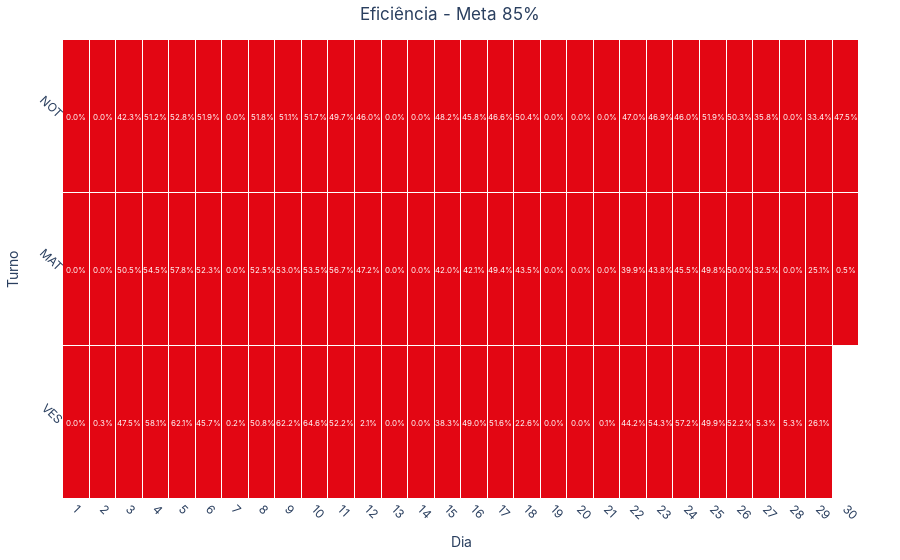

Notebook code for this chart:
### Markdown cell above
# Gráficos

### Code cell
# cSpell: disable=invalid-name
def test(dataframe, meta):
    # Converter 'data_registro' para datetime e criar uma nova coluna 'data_turno'
    dataframe["data_registro"] = pd.to_datetime(dataframe["data_registro"])
    dataframe["data_turno"] = dataframe["data_registro"].dt.strftime("%Y-%m-%d")

    # Agrupar por 'data_turno' e 'turno' e calcular a média da eficiência
    df_grouped = (
        dataframe.groupby(["data_turno", "turno"], observed=False)["eficiencia"]
        .mean()
        .reset_index()
    )

    # Remodelar os dados para o formato de heatmap
    df_pivot = df_grouped.pivot(index="turno", columns="data_turno", values="eficiencia")

    # Reordenar o índice do DataFrame
    df_pivot = df_pivot.reindex(["VES", "MAT", "NOT"])

    # Criar escala de cores personalizada - cores do bootstrap
    colors = [
        [0, "#e30613"],
        [0.9, "#e30613"],
        [0.9, "#00a13a"],
        [1, "#00a13a"],
    ]

    # Extrair apenas o dia da data
    df_pivot.columns = pd.to_datetime(df_pivot.columns).day

    # Criar o gráfico de calor
    fig = go.Figure(
        data=go.Heatmap(
            z=df_pivot.values,
            x=df_pivot.columns,
            y=df_pivot.index,
            colorscale=colors,
            zmin=0,
            zmax=1,  # Escala de valores de 0 a 1
            hoverongaps=False,
            hovertemplate="Turno: %{y}<br>Dia: %{x}<br>Valor: %{z:.1%}",
            showscale=False,  # Não mostrar a escala de cores
            xgap=1,  # Espaçamento entre os dias
            ygap=1,  # Espaçamento entre os turnos
        )
    )

    # Adicionar anotações com a média da eficiência
    for (i, j), value in np.ndenumerate(df_pivot.values):
        fig.add_annotation(
            x=df_pivot.columns[j],
            y=df_pivot.index[i],
            text=f"{value:.1%}",
            showarrow=False,
            font=dict(color="white", size=8),
        )

    # Definir o título do gráfico
    fig.update_layout(
        title=f"Eficiência - Meta {meta}%",
        xaxis_title="Dia",
        yaxis_title="Turno",
        title_x=0.5,  # Centralizar o título
        xaxis_nticks=31,  # Definir o número de dias
        xaxis=dict(
            tickmode="linear",
            tickvals=list(range(1, 32)),  # Definir os dias
            ticktext=list(range(1, 32)),  # Definir os dias
            tickangle=45,  # Rotacionar os dias
        ),
        yaxis=dict(
            tickmode="linear",
            tickangle=45,
        ),
        plot_bgcolor="white",
        margin=dict(t=40, b=40, l=40, r=40),
        font=dict({"family": "Inter"}),
    )

    fig.show()


test(df_eff, 85)

### Figure 1 — Plotly figure (JSON) as saved in the notebook; plotly's stock layout.template omitted (floating-point values rounded to 4 significant figures)
{"data": [{"colorscale": [[0, "#e30613"], [0.9, "#e30613"], [0.9, "#00a13a"], [1, "#00a13a"]], "hoverongaps": false, "hovertemplate": "Turno: %{y}<br>Dia: %{x}<br>Valor: %{z:.1%}", "showscale": false, "type": "heatmap", "x": [1, 2, 3, 4, 5, 6, 7, 8, 9, 10, 11, 12, 13, 14, 15, 16, 17, 18, 19, 20, 21, 22, 23, 24, 25, 26, 27, 28, 29, 30], "xgap": 1, "y": ["VES", "MAT", "NOT"], "ygap": 1, "z": [[0, 0.002906, 0.4755, 0.5806, 0.6208, 0.4566, 0.002302, 0.5084, 0.6219, 0.6461, 0.5216, 0.02051, 0, 0.0001209, 0.3834, 0.4895, 0.5164, 0.2261, 9.827e-05, 0, 0.0009827, 0.4416, 0.5431, 0.5716, 0.4989, 0.5221, 0.05346, 0.05296, 0.2605, null], [0, 0, 0.5054, 0.545, 0.5782, 0.5232, 0, 0.5247, 0.5297, 0.535, 0.5671, 0.4724, 0, 0, 0.4204, 0.4207, 0.4939, 0.4347, 0, 0, 0, 0.3987, 0.4376, 0.4554, 0.4985, 0.5, 0.325, 0, 0.2513, 0.004992], [0, 0, 0.4231, 0.5122, 0.5285, 0.5188, 0, 0.5184, 0.5113, 0.5173, 0.4972, 0.4601, 0, 0, 0.4817, 0.458, 0.4659, 0.5044, 0, 0, 1.512e-05, 0.4696, 0.469, 0.4597, 0.5188, 0.503, 0.358, 0, 0.3343, 0.4748]], "zmax": 1, "zmin": 0}], "layout": {"annotations": [{"font": {"color": "white", "size": 8}, "showarrow": false, "text": "0.0%", "x": 1, "y": "VES"}, {"font": {"color": "white", "size": 8}, "showarrow": false, "text": "0.3%", "x": 2, "y": "VES"}, {"font": {"color": "white", "size": 8}, "showarrow": false, "text": "47.5%", "x": 3, "y": "VES"}, {"font": {"color": "white", "size": 8}, "showarrow": false, "text": "58.1%", "x": 4, "y": "VES"}, {"font": {"color": "white", "size": 8}, "showarrow": false, "text": "62.1%", "x": 5, "y": "VES"}, {"font": {"color": "white", "size": 8}, "showarrow": false, "text": "45.7%", "x": 6, "y": "VES"}, {"font": {"color": "white", "size": 8}, "showarrow": false, "text": "0.2%", "x": 7, "y": "VES"}, {"font": {"color": "white", "size": 8}, "showarrow": false, "text": "50.8%", "x": 8, "y": "VES"}, {"font": {"color": "white", "size": 8}, "showarrow": false, "text": "62.2%", "x": 9, "y": "VES"}, {"font": {"color": "white", "size": 8}, "showarrow": false, "text": "64.6%", "x": 10, "y": "VES"}, {"font": {"color": "white", "size": 8}, "showarrow": false, "text": "52.2%", "x": 11, "y": "VES"}, {"font": {"color": "white", "size": 8}, "showarrow": false, "text": "2.1%", "x": 12, "y": "VES"}, {"font": {"color": "white", "size": 8}, "showarrow": false, "text": "0.0%", "x": 13, "y": "VES"}, {"font": {"color": "white", "size": 8}, "showarrow": false, "text": "0.0%", "x": 14, "y": "VES"}, {"font": {"color": "white", "size": 8}, "showarrow": false, "text": "38.3%", "x": 15, "y": "VES"}, {"font": {"color": "white", "size": 8}, "showarrow": false, "text": "49.0%", "x": 16, "y": "VES"}, {"font": {"color": "white", "size": 8}, "showarrow": false, "text": "51.6%", "x": 17, "y": "VES"}, {"font": {"color": "white", "size": 8}, "showarrow": false, "text": "22.6%", "x": 18, "y": "VES"}, {"font": {"color": "white", "size": 8}, "showarrow": false, "text": "0.0%", "x": 19, "y": "VES"}, {"font": {"color": "white", "size": 8}, "showarrow": false, "text": "0.0%", "x": 20, "y": "VES"}, {"font": {"color": "white", "size": 8}, "showarrow": false, "text": "0.1%", "x": 21, "y": "VES"}, {"font": {"color": "white", "size": 8}, "showarrow": false, "text": "44.2%", "x": 22, "y": "VES"}, {"font": {"color": "white", "size": 8}, "showarrow": false, "text": "54.3%", "x": 23, "y": "VES"}, {"font": {"color": "white", "size": 8}, "showarrow": false, "text": "57.2%", "x": 24, "y": "VES"}, {"font": {"color": "white", "size": 8}, "showarrow": false, "text": "49.9%", "x": 25, "y": "VES"}, {"font": {"color": "white", "size": 8}, "showarrow": false, "text": "52.2%", "x": 26, "y": "VES"}, {"font": {"color": "white", "size": 8}, "showarrow": false, "text": "5.3%", "x": 27, "y": "VES"}, {"font": {"color": "white", "size": 8}, "showarrow": false, "text": "5.3%", "x": 28, "y": "VES"}, {"font": {"color": "white", "size": 8}, "showarrow": false, "text": "26.1%", "x": 29, "y": "VES"}, {"font": {"color": "white", "size": 8}, "showarrow": false, "text": "nan%", "x": 30, "y": "VES"}, {"font": {"color": "white", "size": 8}, "showarrow": false, "text": "0.0%", "x": 1, "y": "MAT"}, {"font": {"color": "white", "size": 8}, "showarrow": false, "text": "0.0%", "x": 2, "y": "MAT"}, {"font": {"color": "white", "size": 8}, "showarrow": false, "text": "50.5%", "x": 3, "y": "MAT"}, {"font": {"color": "white", "size": 8}, "showarrow": false, "text": "54.5%", "x": 4, "y": "MAT"}, {"font": {"color": "white", "size": 8}, "showarrow": false, "text": "57.8%", "x": 5, "y": "MAT"}, {"font": {"color": "white", "size": 8}, "showarrow": false, "text": "52.3%", "x": 6, "y": "MAT"}, {"font": {"color": "white", "size": 8}, "showarrow": false, "text": "0.0%", "x": 7, "y": "MAT"}, {"font": {"color": "white", "size": 8}, "showarrow": false, "text": "52.5%", "x": 8, "y": "MAT"}, {"font": {"color": "white", "size": 8}, "showarrow": false, "text": "53.0%", "x": 9, "y": "MAT"}, {"font": {"color": "white", "size": 8}, "showarrow": false, "text": "53.5%", "x": 10, "y": "MAT"}, {"font": {"color": "white", "size": 8}, "showarrow": false, "text": "56.7%", "x": 11, "y": "MAT"}, {"font": {"color": "white", "size": 8}, "showarrow": false, "text": "47.2%", "x": 12, "y": "MAT"}, {"font": {"color": "white", "size": 8}, "showarrow": false, "text": "0.0%", "x": 13, "y": "MAT"}, {"font": {"color": "white", "size": 8}, "showarrow": false, "text": "0.0%", "x": 14, "y": "MAT"}, {"font": {"color": "white", "size": 8}, "showarrow": false, "text": "42.0%", "x": 15, "y": "MAT"}, {"font": {"color": "white", "size": 8}, "showarrow": false, "text": "42.1%", "x": 16, "y": "MAT"}, {"font": {"color": "white", "size": 8}, "showarrow": false, "text": "49.4%", "x": 17, "y": "MAT"}, {"font": {"color": "white", "size": 8}, "showarrow": false, "text": "43.5%", "x": 18, "y": "MAT"}, {"font": {"color": "white", "size": 8}, "showarrow": false, "text": "0.0%", "x": 19, "y": "MAT"}, {"font": {"color": "white", "size": 8}, "showarrow": false, "text": "0.0%", "x": 20, "y": "MAT"}, {"font": {"color": "white", "size": 8}, "showarrow": false, "text": "0.0%", "x": 21, "y": "MAT"}, {"font": {"color": "white", "size": 8}, "showarrow": false, "text": "39.9%", "x": 22, "y": "MAT"}, {"font": {"color": "white", "size": 8}, "showarrow": false, "text": "43.8%", "x": 23, "y": "MAT"}, {"font": {"color": "white", "size": 8}, "showarrow": false, "text": "45.5%", "x": 24, "y": "MAT"}, {"font": {"color": "white", "size": 8}, "showarrow": false, "text": "49.8%", "x": 25, "y": "MAT"}, {"font": {"color": "white", "size": 8}, "showarrow": false, "text": "50.0%", "x": 26, "y": "MAT"}, {"font": {"color": "white", "size": 8}, "showarrow": false, "text": "32.5%", "x": 27, "y": "MAT"}, {"font": {"color": "white", "size": 8}, "showarrow": false, "text": "0.0%", "x": 28, "y": "MAT"}, {"font": {"color": "white", "size": 8}, "showarrow": false, "text": "25.1%", "x": 29, "y": "MAT"}, {"font": {"color": "white", "size": 8}, "showarrow": false, "text": "0.5%", "x": 30, "y": "MAT"}, {"font": {"color": "white", "size": 8}, "showarrow": false, "text": "0.0%", "x": 1, "y": "NOT"}, {"font": {"color": "white", "size": 8}, "showarrow": false, "text": "0.0%", "x": 2, "y": "NOT"}, {"font": {"color": "white", "size": 8}, "showarrow": false, "text": "42.3%", "x": 3, "y": "NOT"}, {"font": {"color": "white", "size": 8}, "showarrow": false, "text": "51.2%", "x": 4, "y": "NOT"}, {"font": {"color": "white", "size": 8}, "showarrow": false, "text": "52.8%", "x": 5, "y": "NOT"}, {"font": {"color": "white", "size": 8}, "showarrow": false, "text": "51.9%", "x": 6, "y": "NOT"}, {"font": {"color": "white", "size": 8}, "showarrow": false, "text": "0.0%", "x": 7, "y": "NOT"}, {"font": {"color": "white", "size": 8}, "showarrow": false, "text": "51.8%", "x": 8, "y": "NOT"}, {"font": {"color": "white", "size": 8}, "showarrow": false, "text": "51.1%", "x": 9, "y": "NOT"}, {"font": {"color": "white", "size": 8}, "showarrow": false, "text": "51.7%", "x": 10, "y": "NOT"}, {"font": {"color": "white", "size": 8}, "showarrow": false, "text": "49.7%", "x": 11, "y": "NOT"}, {"font": {"color": "white", "size": 8}, "showarrow": false, "text": "46.0%", "x": 12, "y": "NOT"}, {"font": {"color": "white", "size": 8}, "showarrow": false, "text": "0.0%", "x": 13, "y": "NOT"}, {"font": {"color": "white", "size": 8}, "showarrow": false, "text": "0.0%", "x": 14, "y": "NOT"}, {"font": {"color": "white", "size": 8}, "showarrow": false, "text": "48.2%", "x": 15, "y": "NOT"}, {"font": {"color": "white", "size": 8}, "showarrow": false, "text": "45.8%", "x": 16, "y": "NOT"}, {"font": {"color": "white", "size": 8}, "showarrow": false, "text": "46.6%", "x": 17, "y": "NOT"}, {"font": {"color": "white", "size": 8}, "showarrow": false, "text": "50.4%", "x": 18, "y": "NOT"}, {"font": {"color": "white", "size": 8}, "showarrow": false, "text": "0.0%", "x": 19, "y": "NOT"}, {"font": {"color": "white", "size": 8}, "showarrow": false, "text": "0.0%", "x": 20, "y": "NOT"}, {"font": {"color": "white", "size": 8}, "showarrow": false, "text": "0.0%", "x": 21, "y": "NOT"}, {"font": {"color": "white", "size": 8}, "showarrow": false, "text": "47.0%", "x": 22, "y": "NOT"}, {"font": {"color": "white", "size": 8}, "showarrow": false, "text": "46.9%", "x": 23, "y": "NOT"}, {"font": {"color": "white", "size": 8}, "showarrow": false, "text": "46.0%", "x": 24, "y": "NOT"}, {"font": {"color": "white", "size": 8}, "showarrow": false, "text": "51.9%", "x": 25, "y": "NOT"}, {"font": {"color": "white", "size": 8}, "showarrow": false, "text": "50.3%", "x": 26, "y": "NOT"}, {"font": {"color": "white", "size": 8}, "showarrow": false, "text": "35.8%", "x": 27, "y": "NOT"}, {"font": {"color": "white", "size": 8}, "showarrow": false, "text": "0.0%", "x": 28, "y": "NOT"}, {"font": {"color": "white", "size": 8}, "showarrow": false, "text": "33.4%", "x": 29, "y": "NOT"}, {"font": {"color": "white", "size": 8}, "showarrow": false, "text": "47.5%", "x": 30, "y": "NOT"}], "font": {"family": "Inter"}, "margin": {"b": 40, "l": 40, "r": 40, "t": 40}, "plot_bgcolor": "white", "title": {"text": "Eficiência - Meta 85%", "x": 0.5}, "xaxis": {"nticks": 31, "tickangle": 45, "tickmode": "linear", "ticktext": [1, 2, 3, 4, 5, 6, 7, 8, 9, 10, 11, 12, 13, 14, 15, 16, 17, 18, 19, 20, 21, 22, 23, 24, 25, 26, 27, 28, 29, 30, 31], "tickvals": [1, 2, 3, 4, 5, 6, 7, 8, 9, 10, 11, 12, 13, 14, 15, 16, 17, 18, 19, 20, 21, 22, 23, 24, 25, 26, 27, 28, 29, 30, 31], "title": {"text": "Dia"}}, "yaxis": {"tickangle": 45, "tickmode": "linear", "title": {"text": "Turno"}}}}
